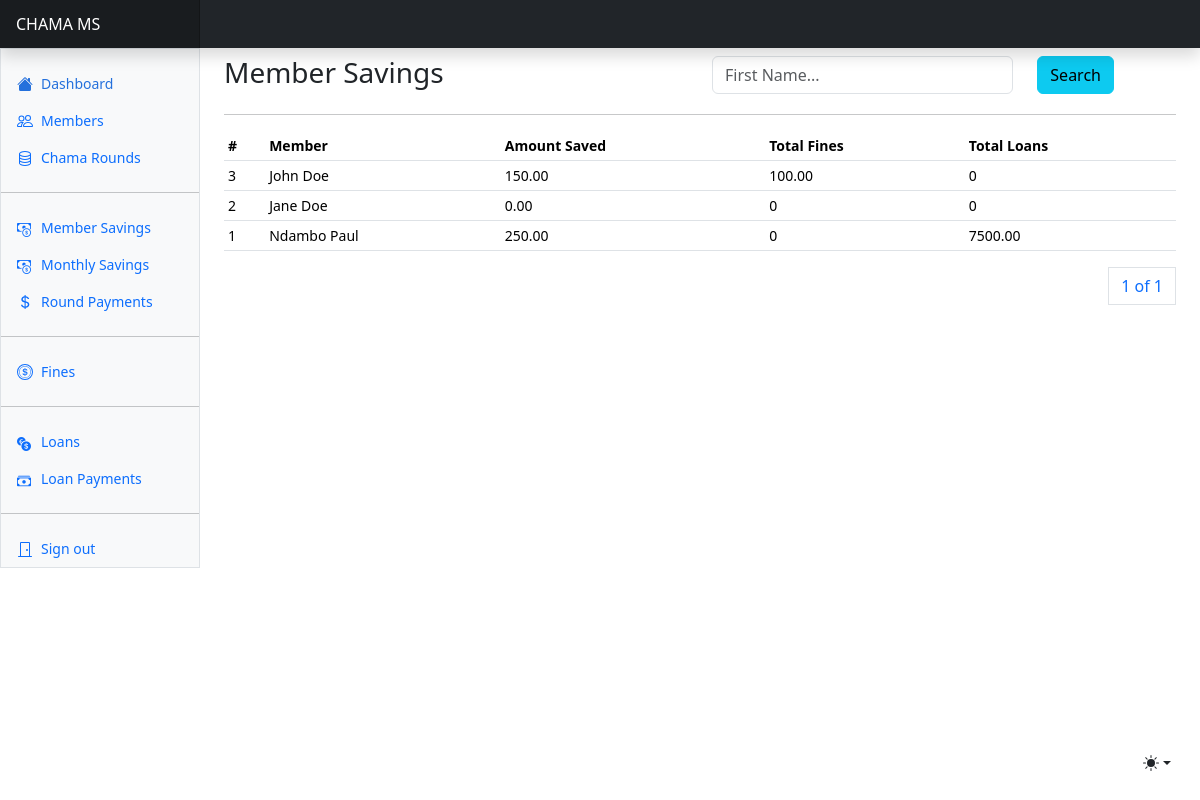
The app's page /payments/total-savings/, older data.
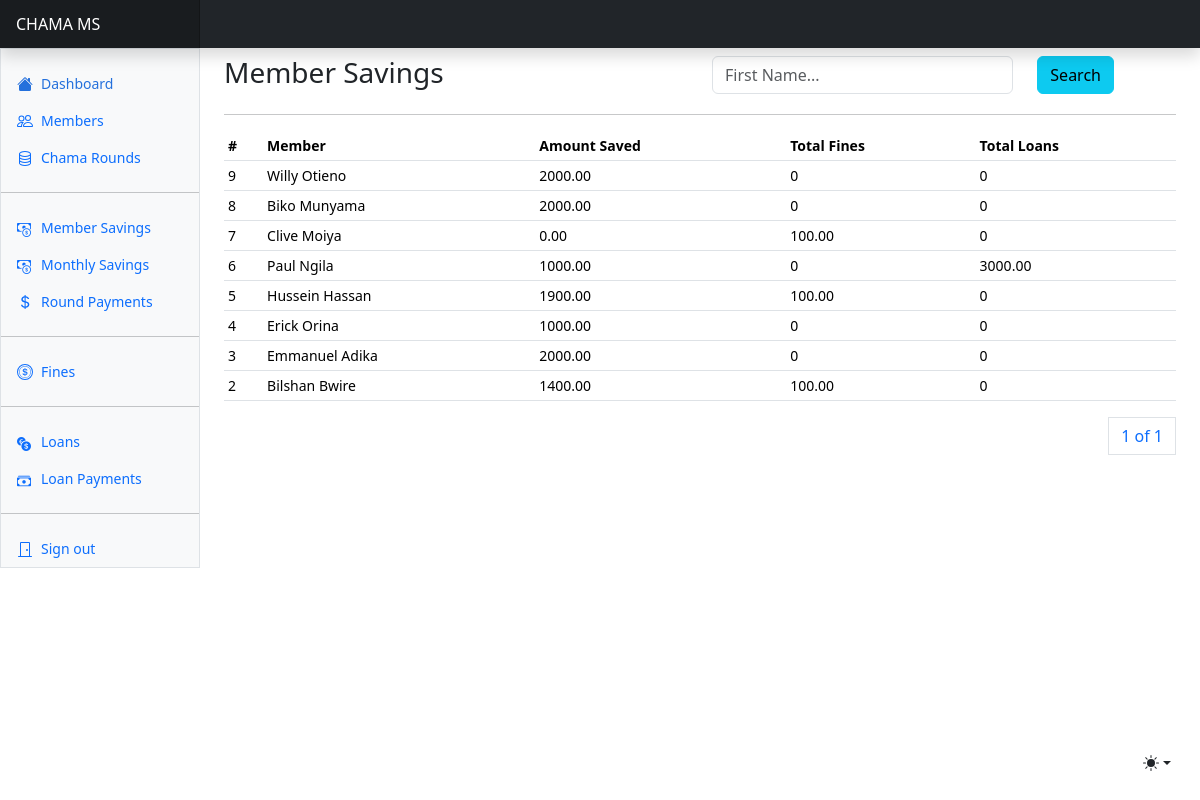
The same page, newer data.
### users/models.py (models this page shows, shortened)
class User(AbstractUser, AbstractBaseModel):
    role = models.CharField(max_length=255, choices=USER_ROLES)
    id_number = models.CharField(max_length=255)
    phone_number = models.CharField(max_length=255)
    gender = models.CharField(max_length=255, null=True, blank=True)
    date_joined = models.DateField(null=True)
    address = models.CharField(max_length=255, null=True, blank=True)
    city = models.CharField(max_length=255, null=True)
    county = models.CharField(max_length=255, null=True, blank=True)
    country = models.CharField(max_length=255, null=True, blank=True)
    round_number = models.IntegerField(default=0, null=True, blank=True)
    @property
    def total_savings(self):
        return sum(self.membersavings.all().values_list("amount_saved", flat=True))
    @property
    def total_fines(self):
        return sum(self.memberfines.all().values_list("amount_fined", flat=True))
    @property
    def total_loans(self):
        return sum(self.memberloans.all().values_list("amount_awarded", flat=True))

### finance/views.py (the view)
# urls.py: path("total-savings/", total_savings, name="total-savings"),
def total_savings(request):
    members = User.objects.filter(role="Member").order_by("-id")
    if request.method == "POST":
        search_text = request.POST.get("search_text")
        print(f"Search Text: {search_text}")
        members = User.objects.filter(Q(first_name__icontains=search_text) | Q(last_name__icontains=search_text))
    paginator = Paginator(members, 8)
    page_number = request.GET.get("page")
    page_obj = paginator.get_page(page_number)
    context = {
        "page_obj": page_obj,
        "members": members
    }
    return render(request, "payments/savings/member_savings.html", context)

### templates/payments/savings/member_savings.html (shortened to what this page needs)
{% extends "base.html" %}
{% block content %}
<div class="row mt-2">
    <div class="col">
        <h3>Member Savings</h3>
    </div>
    <div class="col">
      <form method="POST">
          <div class="row">
            <div class="col-8">
              <input type="text" class="form-control" name="search_text" id="search_text" placeholder="First Name...">
            </div>
            <div class="col-4">
              <button class="btn btn-info">Search</button>
            </div>
          </div>
      </form>
    </div>
</div>
<hr/>
      <div class="table-responsive small">
        <table class="table table-sm">
          <thead>
            <tr>
              <th scope="col">#</th>
              <th scope="col">Member</th>
              <th scope="col">Amount Saved</th>
              <th scope="col">Total Fines</th>
              <th scope="col">Total Loans</th>
            </tr>
          </thead>
          <tbody>
            {% for member in page_obj %}
            <tr>
              <td>{{member.id}}</td>
              <td>{{member.first_name}} {{member.last_name}}</td>
              <td>{{member.total_savings}}</td>
              <td>{{member.total_fines}}</td>
              <td>{{member.total_loans}}</td>
            </tr>
            {% endfor %}
          </tbody>
        </table>
        <div>
          <nav aria-label="Page navigation example">
            <ul class="pagination justify-content-end">
              <a class="page-link" href="#">{{ page_obj.number }} of {{ page_obj.paginator.num_pages }}</a>
            </ul>
          </nav>
        </div>
      </div>
{% endblock content %}

Row changes from the older to the newer data that the page shows:
no longer on this page (row edited): User: id "1", first_name "Ndambo", last_name "Paul", total_savings "250.00", total_fines "0", total_loans "7500.00"
added User: id "9", first_name "Willy", last_name "Otieno", total_savings "2000.00", total_fines "0", total_loans "0"
added User: id "8", first_name "Biko", last_name "Munyama", total_savings "2000.00", total_fines "0", total_loans "0"
added User: id "7", first_name "Clive", last_name "Moiya", total_savings "0.00", total_fines "100.00", total_loans "0"
added User: id "6", first_name "Paul", last_name "Ngila", total_savings "1000.00", total_fines "0", total_loans "3000.00"
added User: id "5", first_name "Hussein", last_name "Hassan", total_savings "1900.00", total_fines "100.00", total_loans "0"
added User: id "4", first_name "Erick", last_name "Orina", total_savings "1000.00", total_fines "0", total_loans "0"
changed User id 3: first_name "John" → "Emmanuel"; last_name "Doe" → "Adika"; total_savings "150.00" → "2000.00"; total_fines "100.00" → "0"
changed User id 2: first_name "Jane" → "Bilshan"; last_name "Doe" → "Bwire"; total_savings "0.00" → "1400.00"; total_fines "0" → "100.00"
